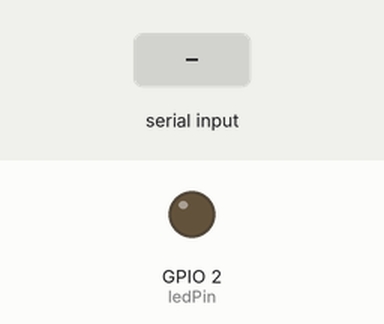
A sketch run on a simulated ESP32. Shown: output pins drawn as LEDs (lit = HIGH). Inputs (shaded band) come from the test bench. Nothing arrives over Bluetooth unless stated.

Above: at 1.2 s.
1.3 s: "1" received over the second serial link
At 2.1 s:
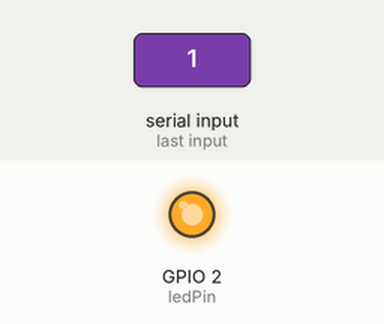
2.8 s: "0" received over the second serial link
At 3.1 s:
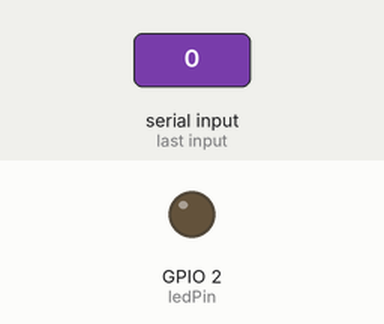
Timing chart, 0 to 5.8 s (numbered marks = the images above; inputs shaded):
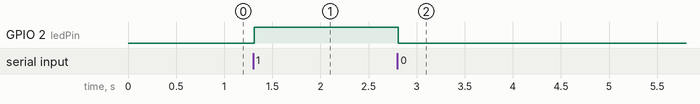

The sketch:

Bluetooth_Led_Control.ino
```cpp
#include "BluetoothSerial.h"
BluetoothSerial SerialBT;
const int ledPin=2;
void setup(){
  Serial.begin(115200);
  SerialBT.begin("ESP32-Bluetooth");
  pinMode(ledPin, OUTPUT);
}
void loop(){
  if(Serial.available()){
    SerialBT.write(Serial.read());
  }
  if (SerialBT.available()){
    char c = SerialBT.read();
    if(c=='1'){
      digitalWrite(ledPin,HIGH);
    }else if (c=='0'){
      digitalWrite(ledPin, LOW);
    }
    }
    delay(20);
  }
```

Measured:
- after the input at 1.3 s, GPIO 2 (ledPin): LOW → HIGH at once
- after the input at 2.8 s, GPIO 2 (ledPin): HIGH → LOW at once
